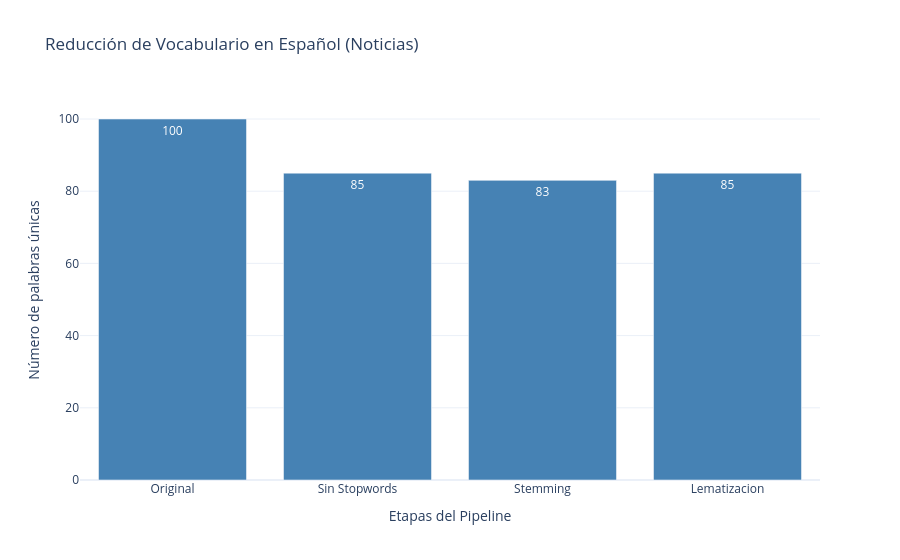
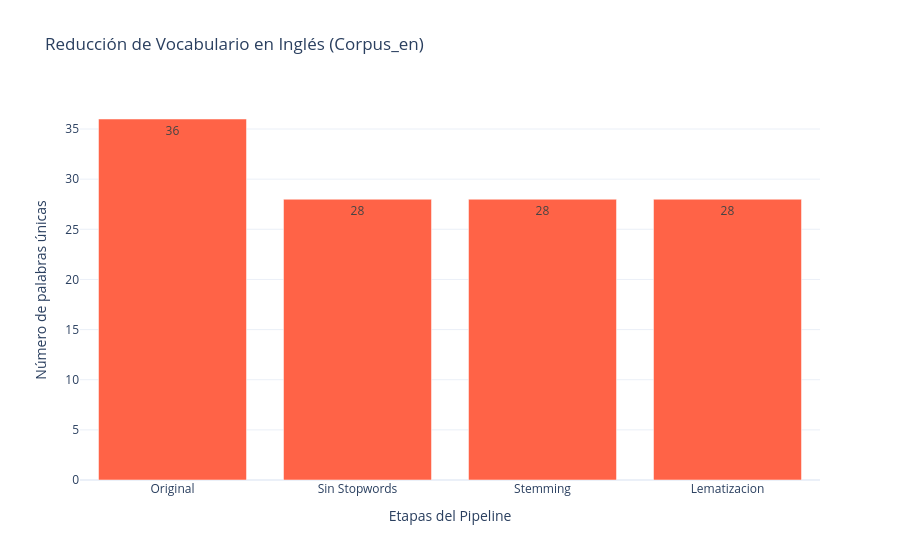

Notebook code cell kept with these figures, in order:
### Code cell
df_numerico = df.astype(int) #mantenemos los datos en numéricos

#Gráfica 1 Palabras en Español
fig_es = go.Figure()
fig_es.add_trace(go.Bar(
    x=df_numerico.index,
    y=df_numerico['Español'],
    marker_color='steelblue',
    text=df_numerico['Español'], 
    textposition='auto',
    hoverinfo='none'
))

fig_es.update_layout(
    title='Reducción de Vocabulario en Español (Noticias)',
    xaxis_title='Etapas del Pipeline',
    yaxis_title='Número de palabras únicas',
    template='plotly_white'
)
fig_es.show()


#Gráfica 2 Palabras en Inglés
fig_en = go.Figure()
fig_en.add_trace(go.Bar(
    x=df_numerico.index,
    y=df_numerico['Inglés'],
    marker_color='tomato',
    text=df_numerico['Inglés'],
    textposition='auto',
    hoverinfo='none'
))

fig_en.update_layout(
    title='Reducción de Vocabulario en Inglés (Corpus_en)',
    xaxis_title='Etapas del Pipeline',
    yaxis_title='Número de palabras únicas',
    template='plotly_white'
)
fig_en.show()

### Figure 1 — Plotly figure (JSON) as saved in the notebook; plotly's stock layout.template omitted (floating-point values rounded to 4 significant figures)
{"data": [{"hoverinfo": "none", "marker": {"color": "steelblue"}, "text": [100.0, 85.0, 83.0, 85.0], "textposition": "auto", "type": "bar", "x": ["Original", "Sin Stopwords", "Stemming", "Lematizacion"], "y": [100, 85, 83, 85]}], "layout": {"title": {"text": "Reducción de Vocabulario en Español (Noticias)"}, "xaxis": {"title": {"text": "Etapas del Pipeline"}}, "yaxis": {"title": {"text": "Número de palabras únicas"}}}}

### Figure 2 — Plotly figure (JSON) as saved in the notebook; plotly's stock layout.template omitted (floating-point values rounded to 4 significant figures)
{"data": [{"hoverinfo": "none", "marker": {"color": "tomato"}, "text": [36.0, 28.0, 28.0, 28.0], "textposition": "auto", "type": "bar", "x": ["Original", "Sin Stopwords", "Stemming", "Lematizacion"], "y": [36, 28, 28, 28]}], "layout": {"title": {"text": "Reducción de Vocabulario en Inglés (Corpus_en)"}, "xaxis": {"title": {"text": "Etapas del Pipeline"}}, "yaxis": {"title": {"text": "Número de palabras únicas"}}}}
